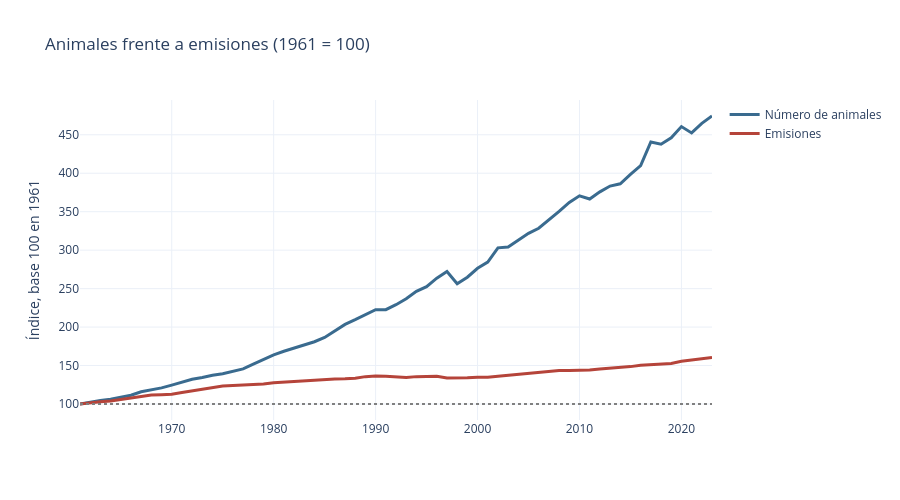

Notebook code for this chart:
### Markdown cell above
# 3. ¿Ha crecido todo por igual?

Si las emisiones dependieran simplemente del número de animales, ambas magnitudes (número de animales y emisiones) deberían haber crecido a la vez. Comparamos su evolución partiendo de una base común en 1961.

### Code cell
anual = datos.groupby('anio').agg(co2eq=('co2eq','sum'), cabezas=('cabezas','sum'))
idx = anual / anual.iloc[0] * 100

fig = go.Figure()
fig.add_trace(go.Scatter(x=idx.index, y=idx['cabezas'], name='Número de animales',
                         line=dict(color='#3a6b8f', width=3),
                         hovertemplate='%{x}<br>Animales: %{y:.0f}<extra></extra>'))
fig.add_trace(go.Scatter(x=idx.index, y=idx['co2eq'], name='Emisiones',
                         line=dict(color='#b5443a', width=3),
                         hovertemplate='%{x}<br>Emisiones: %{y:.0f}<extra></extra>'))

fig.add_hline(y=100, line_dash='dot', line_color='grey')
fig.update_layout(
    title='Animales frente a emisiones (1961 = 100)',
    yaxis_title='Índice, base 100 en 1961',
    hovermode='x unified',
    template='plotly_white', height=500)
fig.show()


fig.write_html('bloque3_comparativa.html', include_plotlyjs='cdn')

### Figure 1 — Plotly figure (JSON) as saved in the notebook; plotly's stock layout.template omitted (floating-point values rounded to 4 significant figures)
{"data": [{"hovertemplate": "%{x}<br>Animales: %{y:.0f}<extra></extra>", "line": {"color": "#3a6b8f", "width": 3}, "name": "Número de animales", "type": "scatter", "x": [1961, 1962, 1963, 1964, 1965, 1966, 1967, 1968, 1969, 1970, 1971, 1972, 1973, 1974, 1975, 1976, 1977, 1978, 1979, 1980, 1981, 1982, 1983, 1984, 1985, 1986, 1987, 1988, 1989, 1990, 1991, 1992, 1993, 1994, 1995, 1996, 1997, 1998, 1999, 2000, 2001, 2002, 2003, 2004, 2005, 2006, 2007, 2008, 2009, 2010, 2011, 2012, 2013, 2014, 2015, 2016, 2017, 2018, 2019, 2020, 2021, 2022, 2023], "y": [100.0, 102.4, 104.7, 106.2, 109.1, 111.4, 115.9, 118.4, 121.0, 124.6, 128.8, 132.1, 134.4, 137.4, 139.3, 142.1, 145.7, 151.7, 158.1, 163.9, 168.6, 172.6, 176.3, 180.9, 186.5, 194.6, 203.5, 209.6, 216.0, 222.5, 222.6, 229.1, 236.8, 246.5, 252.6, 263.6, 272.2, 256.4, 264.9, 276.5, 284.6, 303.0, 304.1, 313.3, 321.9, 328.5, 338.9, 350.3, 362.1, 370.7, 366.5, 375.8, 383.3, 386.2, 398.5, 409.9, 440.6, 437.8, 446.2, 460.7, 452.4, 464.8, 474.4]}, {"hovertemplate": "%{x}<br>Emisiones: %{y:.0f}<extra></extra>", "line": {"color": "#b5443a", "width": 3}, "name": "Emisiones", "type": "scatter", "x": [1961, 1962, 1963, 1964, 1965, 1966, 1967, 1968, 1969, 1970, 1971, 1972, 1973, 1974, 1975, 1976, 1977, 1978, 1979, 1980, 1981, 1982, 1983, 1984, 1985, 1986, 1987, 1988, 1989, 1990, 1991, 1992, 1993, 1994, 1995, 1996, 1997, 1998, 1999, 2000, 2001, 2002, 2003, 2004, 2005, 2006, 2007, 2008, 2009, 2010, 2011, 2012, 2013, 2014, 2015, 2016, 2017, 2018, 2019, 2020, 2021, 2022, 2023], "y": [100.0, 101.7, 102.9, 104.0, 106.1, 108.0, 110.3, 111.8, 112.2, 112.8, 114.8, 116.9, 118.4, 121.2, 123.3, 124.2, 124.7, 125.1, 126.0, 127.8, 128.7, 129.9, 130.5, 131.3, 131.7, 132.7, 132.9, 133.6, 135.6, 136.3, 136.1, 135.0, 134.4, 135.6, 135.9, 136.2, 133.7, 133.7, 134.1, 134.7, 134.6, 136.0, 137.4, 138.9, 140.4, 141.5, 142.5, 143.7, 143.6, 143.6, 144.1, 145.4, 146.3, 147.3, 148.6, 150.4, 151.5, 151.7, 152.8, 155.5, 157.0, 158.8, 160.4]}], "layout": {"height": 500, "hovermode": "x unified", "shapes": [{"line": {"color": "grey", "dash": "dot"}, "type": "line", "x0": 0, "x1": 1, "xref": "x domain", "y0": 100, "y1": 100, "yref": "y"}], "title": {"text": "Animales frente a emisiones (1961 = 100)"}, "yaxis": {"title": {"text": "Índice, base 100 en 1961"}}}}
